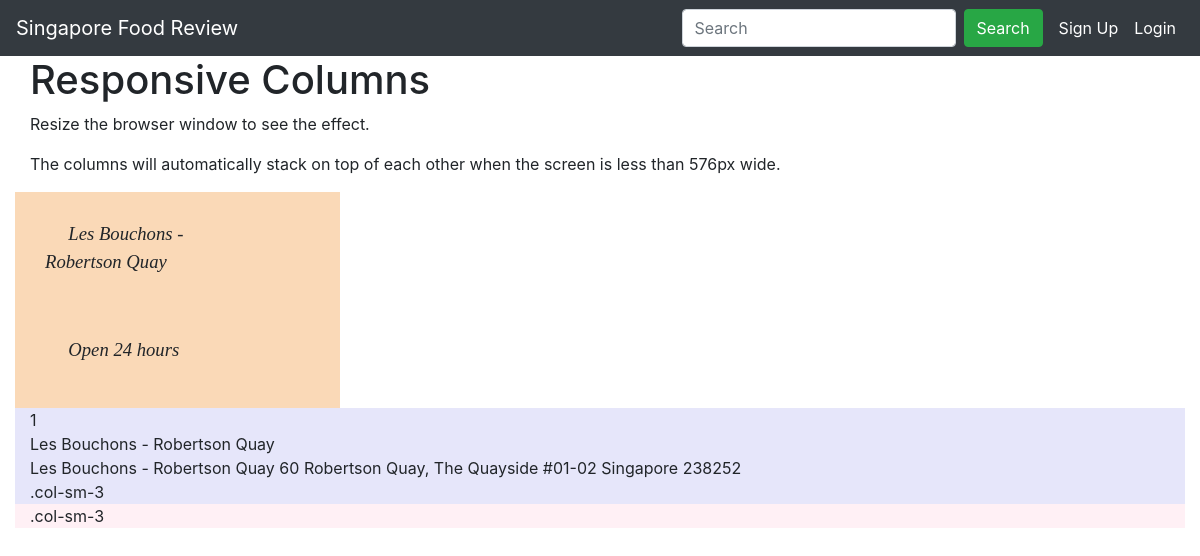
Before: / with the older database file.
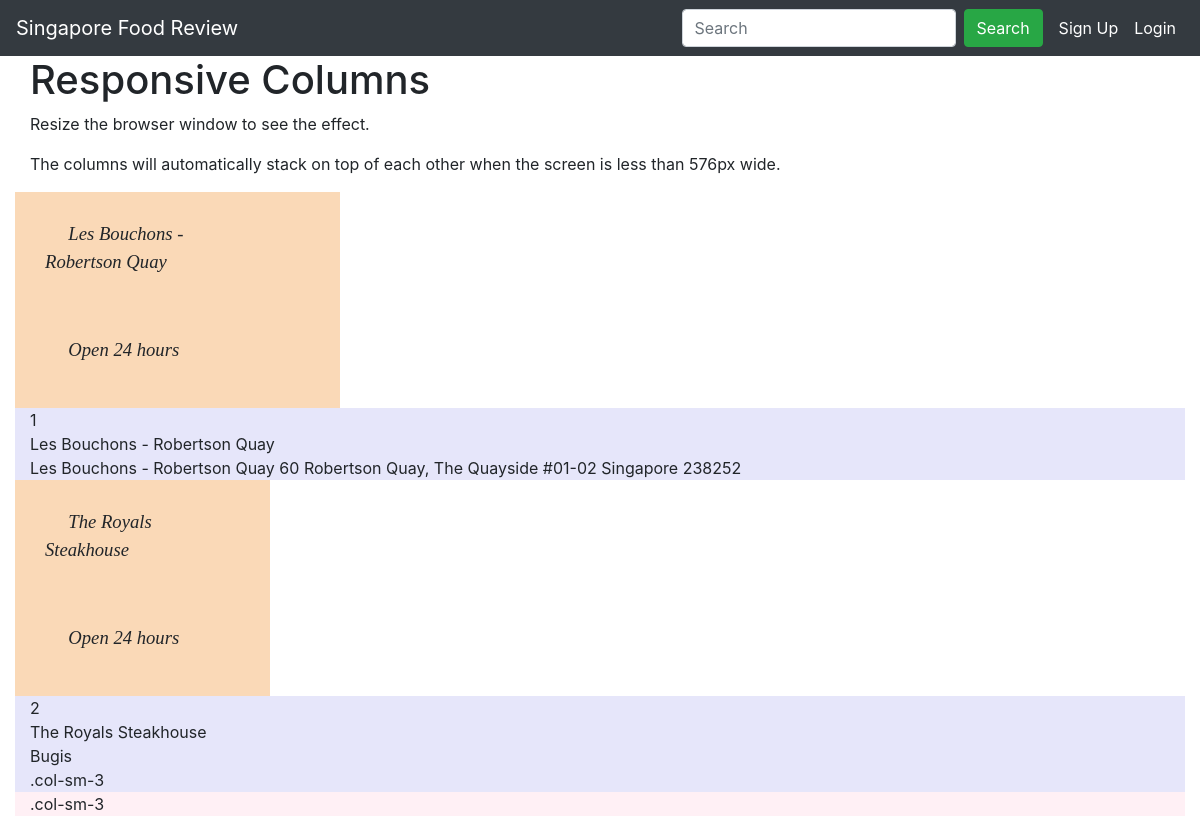
After: the same page with the newer database file.
### food_review/models.py (models this page shows, shortened)
class Restaurant(models.Model):
    name = models.CharField(max_length=200 )
    address = models.CharField(max_length=500)

### food_review/views.py (the view)
# urls.py: path('', views.home, name='home'),
def home(response):
    queryset = Restaurant.objects.all()
    context = {
        "objectList": queryset
    }
    return render(response,'home.html',context)

### templates/home.html (shortened to what this page needs)
{% extends 'base.html' %}
{% block content %}
<div class="container-fluid">
  <h1>Responsive Columns</h1>
  <p>Resize the browser window to see the effect.</p>
  <p>The columns will automatically stack on top of each other when the screen is less than 576px wide.</p>
  <div class="row">
    {% for obj in objectList%}
    <div class="panel panel-primary" style="border-color:black;background-color:#FAD9B7 ">
        <div class="row">
          <div class="col-lg-12">
            <div class="col-lg-10" style="font-family: times, serif; font-size:14pt; font-style:italic">
              <br/>
              <div class="col-md-12">
                  <p> &emsp; {{obj.name}}</p>
              </div>
            </div>
            <div class="col-lg-10" style="font-family: times, serif; font-size:14pt; font-style:italic">
              <div class="col-md-12">
                 <p> &emsp; {{obj.adddress}}</p>
              </div>
            </div>
             <div class="col-lg-10" style="font-family: times, serif; font-size:14pt; font-style:italic">
              <div class="col-md-12">
                   <p> &emsp; Open 24 hours </p>
              </div>
              <br/>
            </div>
          </div>
           <br/>
        </div>
      </div>
     <div class="col-sm-12" style="background-color:lavender;">
      {{obj.id}}<br>
      {{obj.name}}<br>
      {{obj.address}}
     </div>
    {% endfor %}
    <div class="col-sm-12" style="background-color:lavender;">.col-sm-3</div>
    <div class="col-sm-12" style="background-color:lavenderblush;">.col-sm-3</div>
  </div>
</div>
{% endblock %}

### templates/base.html (shortened to what this page needs)
<!DOCTYPE html>
<html lang="en">
<head>
  <link rel="stylesheet" href="https://maxcdn.bootstrapcdn.com/bootstrap/4.3.1/css/bootstrap.min.css">
</head>
<body>
<nav class="navbar navbar-expand-sm bg-dark navbar-dark justify-content-end">
    <a class="navbar-brand" href="#">Singapore Food Review</a>
    <form class="form-inline ml-auto mr-1" action="/action_page.php">
    <input class="form-control mr-sm-2" type="text" placeholder="Search">
    <button class="btn btn-success ml-auto mr-1" type="submit">Search</button>
    </form>
    <div class="collapse navbar-collapse flex-grow-0" id="navbarSupportedContent">
        <ul class="navbar-nav text-right">
            <li class="nav-item active">
                <a class="nav-link" href="#">Sign Up</a>
            </li>
            <li class="nav-item active">
                <a class="nav-link" href="#">Login</a>
            </li>
        </ul>
    </div>
</nav><div class="container-fluid">
{%block content%}{% endblock %}
</div>
</body>
</html>

Changed rows visible on the page:
added Restaurant: name "The Royals Steakhouse", id "2", address "Bugis"
